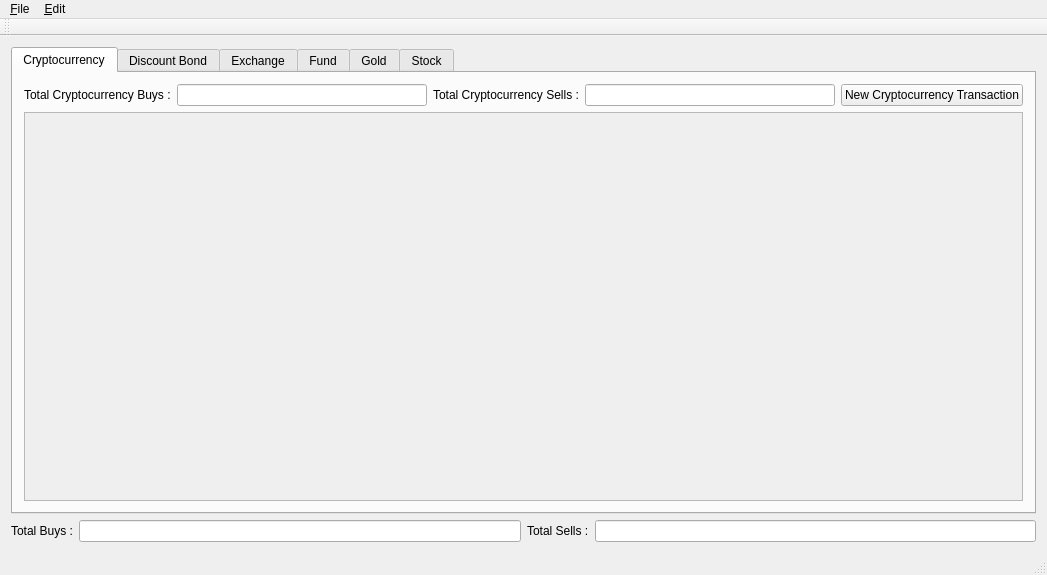
<?xml version="1.0" encoding="UTF-8"?>
<ui version="4.0">
 <class>MainWindow</class>
 <widget class="QMainWindow" name="MainWindow">
  <property name="geometry">
   <rect>
    <x>0</x>
    <y>0</y>
    <width>1047</width>
    <height>575</height>
   </rect>
  </property>
  <property name="windowTitle">
   <string>MainWindow</string>
  </property>
  <widget class="QWidget" name="centralWidget">
   <layout class="QVBoxLayout" name="verticalLayout">
    <item>
     <widget class="QTabWidget" name="twOperations">
      <property name="currentIndex">
       <number>0</number>
      </property>
      <widget class="QWidget" name="cryptoCurrencyTab">
       <attribute name="title">
        <string>Cryptocurrency</string>
       </attribute>
       <layout class="QVBoxLayout" name="verticalLayout_6">
        <item>
         <layout class="QHBoxLayout" name="hlCryptocurrencyTotals">
          <item>
           <widget class="QLabel" name="lblTotalCryptocurrencyBuys">
            <property name="text">
             <string>Total Cryptocurrency Buys :</string>
            </property>
           </widget>
          </item>
          <item>
           <widget class="QLineEdit" name="leTotalCryptocurrencyBuys">
            <property name="enabled">
             <bool>true</bool>
            </property>
            <property name="readOnly">
             <bool>true</bool>
            </property>
           </widget>
          </item>
          <item>
           <widget class="QLabel" name="lblTotalCryptocurrencySells">
            <property name="text">
             <string>Total Cryptocurrency Sells :</string>
            </property>
           </widget>
          </item>
          <item>
           <widget class="QLineEdit" name="leTotalCryptocurrencySells">
            <property name="enabled">
             <bool>true</bool>
            </property>
            <property name="readOnly">
             <bool>true</bool>
            </property>
           </widget>
          </item>
          <item>
           <widget class="QPushButton" name="btnNewCryptocurrencyTransaction">
            <property name="text">
             <string>New Cryptocurrency Transaction</string>
            </property>
           </widget>
          </item>
         </layout>
        </item>
        <item>
         <widget class="QScrollArea" name="saCryptocurrencyTransactions">
          <property name="widgetResizable">
           <bool>true</bool>
          </property>
          <widget class="QWidget" name="scrollAreaWidgetContents_5">
           <property name="geometry">
            <rect>
             <x>0</x>
             <y>0</y>
             <width>1005</width>
             <height>364</height>
            </rect>
           </property>
          </widget>
         </widget>
        </item>
       </layout>
      </widget>
      <widget class="QWidget" name="bondTab">
       <attribute name="title">
        <string>Discount Bond</string>
       </attribute>
       <layout class="QVBoxLayout" name="verticalLayout_7">
        <item>
         <layout class="QHBoxLayout" name="horizontalLayout">
          <item>
           <widget class="QLabel" name="lblTotalBondBuys">
            <property name="text">
             <string>Total Bond Buys :</string>
            </property>
           </widget>
          </item>
          <item>
           <widget class="QLineEdit" name="leTotalBondBuys">
            <property name="enabled">
             <bool>true</bool>
            </property>
            <property name="readOnly">
             <bool>true</bool>
            </property>
           </widget>
          </item>
          <item>
           <widget class="QLabel" name="lblTotalBondSells">
            <property name="text">
             <string>Total Bond Sells :</string>
            </property>
           </widget>
          </item>
          <item>
           <widget class="QLineEdit" name="leTotalBondSells">
            <property name="enabled">
             <bool>true</bool>
            </property>
            <property name="readOnly">
             <bool>true</bool>
            </property>
           </widget>
          </item>
          <item>
           <widget class="QPushButton" name="btnNewDiscountBondTransaction">
            <property name="text">
             <string>New Bond Transaction</string>
            </property>
           </widget>
          </item>
         </layout>
        </item>
        <item>
         <widget class="QScrollArea" name="saBondTransactions">
          <property name="widgetResizable">
           <bool>true</bool>
          </property>
          <widget class="QWidget" name="scrollAreaWidgetContents_6">
           <property name="geometry">
            <rect>
             <x>0</x>
             <y>0</y>
             <width>1005</width>
             <height>364</height>
            </rect>
           </property>
          </widget>
         </widget>
        </item>
       </layout>
      </widget>
      <widget class="QWidget" name="exchangeTab">
       <attribute name="title">
        <string>Exchange</string>
       </attribute>
       <layout class="QVBoxLayout" name="verticalLayout_5">
        <item>
         <layout class="QHBoxLayout" name="hlExchangeTotals">
          <item>
           <widget class="QLabel" name="lblTotalExchangeBuys">
            <property name="text">
             <string>Total Exchange Buys :</string>
            </property>
           </widget>
          </item>
          <item>
           <widget class="QLineEdit" name="leTotalExchangeBuys">
            <property name="enabled">
             <bool>true</bool>
            </property>
            <property name="readOnly">
             <bool>true</bool>
            </property>
           </widget>
          </item>
          <item>
           <widget class="QLabel" name="lblTotalExchangeSells">
            <property name="text">
             <string>Total Exchange Sells :</string>
            </property>
           </widget>
          </item>
          <item>
           <widget class="QLineEdit" name="leTotalExchangeSells">
            <property name="enabled">
             <bool>true</bool>
            </property>
            <property name="readOnly">
             <bool>true</bool>
            </property>
           </widget>
          </item>
          <item>
           <widget class="QPushButton" name="btnNewExchangeTransaction">
            <property name="text">
             <string>New Exchange Transaction</string>
            </property>
           </widget>
          </item>
         </layout>
        </item>
        <item>
         <widget class="QScrollArea" name="saExchangeTransactions">
          <property name="widgetResizable">
           <bool>true</bool>
          </property>
          <widget class="QWidget" name="scrollAreaWidgetContents_4">
           <property name="geometry">
            <rect>
             <x>0</x>
             <y>0</y>
             <width>1005</width>
             <height>364</height>
            </rect>
           </property>
          </widget>
         </widget>
        </item>
       </layout>
      </widget>
      <widget class="QWidget" name="fundTab">
       <attribute name="title">
        <string>Fund</string>
       </attribute>
       <layout class="QVBoxLayout" name="verticalLayout_4">
        <item>
         <layout class="QHBoxLayout" name="hlFundTotals">
          <item>
           <widget class="QLabel" name="lblTotalFundBuys">
            <property name="text">
             <string>Total Fund Buys :</string>
            </property>
           </widget>
          </item>
          <item>
           <widget class="QLineEdit" name="leTotalFundBuys">
            <property name="enabled">
             <bool>true</bool>
            </property>
            <property name="readOnly">
             <bool>true</bool>
            </property>
           </widget>
          </item>
          <item>
           <widget class="QLabel" name="lblTotalFundSells">
            <property name="text">
             <string>Total Fund Sells :</string>
            </property>
           </widget>
          </item>
          <item>
           <widget class="QLineEdit" name="leTotalFundSells">
            <property name="enabled">
             <bool>true</bool>
            </property>
            <property name="readOnly">
             <bool>true</bool>
            </property>
           </widget>
          </item>
          <item>
           <widget class="QPushButton" name="btnNewFundTransaction">
            <property name="text">
             <string>New Fund Transaction</string>
            </property>
           </widget>
          </item>
         </layout>
        </item>
        <item>
         <widget class="QScrollArea" name="saFundTransactions">
          <property name="widgetResizable">
           <bool>true</bool>
          </property>
          <widget class="QWidget" name="scrollAreaWidgetContents_3">
           <property name="geometry">
            <rect>
             <x>0</x>
             <y>0</y>
             <width>1005</width>
             <height>364</height>
            </rect>
           </property>
          </widget>
         </widget>
        </item>
       </layout>
      </widget>
      <widget class="QWidget" name="goldTab">
       <attribute name="title">
        <string>Gold</string>
       </attribute>
       <layout class="QVBoxLayout" name="verticalLayout_3">
        <item>
         <layout class="QHBoxLayout" name="hlGoldTotals">
          <item>
           <widget class="QLabel" name="lblTotalGoldBuys">
            <property name="text">
             <string>Total Gold Buys :</string>
            </property>
            <property name="buddy">
             <cstring>leTotalGoldBuys</cstring>
            </property>
           </widget>
          </item>
          <item>
           <widget class="QLineEdit" name="leTotalGoldBuys">
            <property name="enabled">
             <bool>true</bool>
            </property>
            <property name="readOnly">
             <bool>true</bool>
            </property>
           </widget>
          </item>
          <item>
           <widget class="QLabel" name="lblTotalGoldSells">
            <property name="text">
             <string>Total Gold Sells :</string>
            </property>
            <property name="buddy">
             <cstring>leTotalGoldSells</cstring>
            </property>
           </widget>
          </item>
          <item>
           <widget class="QLineEdit" name="leTotalGoldSells">
            <property name="enabled">
             <bool>true</bool>
            </property>
            <property name="readOnly">
             <bool>true</bool>
            </property>
           </widget>
          </item>
          <item>
           <widget class="QPushButton" name="btnNewGoldTransaction">
            <property name="text">
             <string>New Gold Transaction</string>
            </property>
           </widget>
          </item>
         </layout>
        </item>
        <item>
         <widget class="QScrollArea" name="saGoldTransactions">
          <property name="widgetResizable">
           <bool>true</bool>
          </property>
          <widget class="QWidget" name="scrollAreaWidgetContents_2">
           <property name="geometry">
            <rect>
             <x>0</x>
             <y>0</y>
             <width>1005</width>
             <height>364</height>
            </rect>
           </property>
          </widget>
         </widget>
        </item>
       </layout>
      </widget>
      <widget class="QWidget" name="stockTab">
       <attribute name="title">
        <string>Stock</string>
       </attribute>
       <layout class="QVBoxLayout" name="verticalLayout_2">
        <item>
         <layout class="QHBoxLayout" name="hlStockTotals">
          <item>
           <widget class="QLabel" name="lblTotalStockBuys">
            <property name="text">
             <string>Total Stock Buys :</string>
            </property>
            <property name="buddy">
             <cstring>leTotalStockBuys</cstring>
            </property>
           </widget>
          </item>
          <item>
           <widget class="QLineEdit" name="leTotalStockBuys">
            <property name="enabled">
             <bool>true</bool>
            </property>
            <property name="readOnly">
             <bool>true</bool>
            </property>
           </widget>
          </item>
          <item>
           <widget class="QLabel" name="lblTotalStockSells">
            <property name="text">
             <string>Total Stock Sells :</string>
            </property>
            <property name="buddy">
             <cstring>leTotalStockSells</cstring>
            </property>
           </widget>
          </item>
          <item>
           <widget class="QLineEdit" name="leTotalStockSells">
            <property name="enabled">
             <bool>true</bool>
            </property>
            <property name="readOnly">
             <bool>true</bool>
            </property>
           </widget>
          </item>
          <item>
           <widget class="QPushButton" name="btnNewStockTransaction">
            <property name="text">
             <string>New Stock Transaction</string>
            </property>
           </widget>
          </item>
         </layout>
        </item>
        <item>
         <widget class="QScrollArea" name="saStockTransactions">
          <property name="widgetResizable">
           <bool>true</bool>
          </property>
          <widget class="QWidget" name="scrollAreaWidgetContents">
           <property name="geometry">
            <rect>
             <x>0</x>
             <y>0</y>
             <width>1005</width>
             <height>364</height>
            </rect>
           </property>
          </widget>
         </widget>
        </item>
       </layout>
      </widget>
     </widget>
    </item>
    <item>
     <layout class="QHBoxLayout" name="hlTotals">
      <item>
       <widget class="QLabel" name="lblTotalBuys">
        <property name="text">
         <string>Total Buys :</string>
        </property>
        <property name="buddy">
         <cstring>ldTotalBuys</cstring>
        </property>
       </widget>
      </item>
      <item>
       <widget class="QLineEdit" name="ldTotalBuys">
        <property name="enabled">
         <bool>true</bool>
        </property>
        <property name="readOnly">
         <bool>true</bool>
        </property>
       </widget>
      </item>
      <item>
       <widget class="QLabel" name="lblTotalSells">
        <property name="text">
         <string>Total Sells :</string>
        </property>
        <property name="buddy">
         <cstring>leTotalSells</cstring>
        </property>
       </widget>
      </item>
      <item>
       <widget class="QLineEdit" name="leTotalSells">
        <property name="enabled">
         <bool>true</bool>
        </property>
        <property name="readOnly">
         <bool>true</bool>
        </property>
       </widget>
      </item>
     </layout>
    </item>
   </layout>
  </widget>
  <widget class="QMenuBar" name="menuBar">
   <property name="geometry">
    <rect>
     <x>0</x>
     <y>0</y>
     <width>1047</width>
     <height>25</height>
    </rect>
   </property>
   <widget class="QMenu" name="menu_File">
    <property name="title">
     <string>&amp;File</string>
    </property>
    <addaction name="actionClose"/>
   </widget>
   <widget class="QMenu" name="menu_Edit">
    <property name="title">
     <string>&amp;Edit</string>
    </property>
    <widget class="QMenu" name="menuNew_Transaction">
     <property name="title">
      <string>New Transaction</string>
     </property>
     <addaction name="actionDiscountBond"/>
     <addaction name="actionCryptocurrency"/>
     <addaction name="actionExchange"/>
     <addaction name="actionFund"/>
     <addaction name="actionGold"/>
     <addaction name="actionStock"/>
    </widget>
    <addaction name="menuNew_Transaction"/>
   </widget>
   <addaction name="menu_File"/>
   <addaction name="menu_Edit"/>
  </widget>
  <widget class="QToolBar" name="mainToolBar">
   <attribute name="toolBarArea">
    <enum>TopToolBarArea</enum>
   </attribute>
   <attribute name="toolBarBreak">
    <bool>false</bool>
   </attribute>
  </widget>
  <widget class="QStatusBar" name="statusBar"/>
  <action name="actionClose">
   <property name="text">
    <string>Close</string>
   </property>
  </action>
  <action name="actionDiscountBond">
   <property name="text">
    <string>Discount Bond</string>
   </property>
   <property name="toolTip">
    <string>Discount Bond</string>
   </property>
  </action>
  <action name="actionCryptocurrency">
   <property name="text">
    <string>Cryptocurrency</string>
   </property>
  </action>
  <action name="actionFund">
   <property name="text">
    <string>Fund</string>
   </property>
  </action>
  <action name="actionExchange">
   <property name="text">
    <string>Exchange</string>
   </property>
  </action>
  <action name="actionGold">
   <property name="text">
    <string>Gold</string>
   </property>
  </action>
  <action name="actionStock">
   <property name="text">
    <string>Stock</string>
   </property>
  </action>
 </widget>
 <layoutdefault spacing="6" margin="11"/>
 <resources/>
 <connections/>
</ui>
